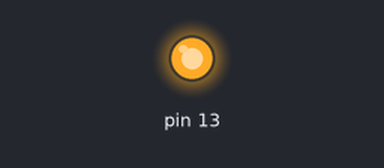
The sketch below on a simulated Arduino Uno, built with avr-gcc and run on an emulated ATmega328P. On the bench: output pins drawn as LEDs (lit = HIGH).

Above: at 0.1 s.
Timing chart, 0 to 1.6 s (numbered marks = the images above):
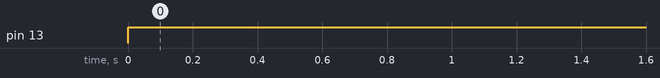

Measured:
- by itself, pin 13: LOW → HIGH at 0.00 s

The sketch:

1_LED.ino
```cpp
// setup function is used at the start of the program
// it's used to initialize some basic information before the event loop
// from this point on I will be refering to the loop function as the event loop since it's easier
void setup() {
  // pinMode function sets the given pins I/O status (in this case it sets it as output)
  pinMode(13, OUTPUT);

}

// infinite loop where all the events take place
void loop() {
  // digitalWrite sets the state of the pin as either logical 1 (HIGH) or 0 (LOW) (in this case it's set to logical 1)
  digitalWrite(13, HIGH);
  // delay function takes a number and gives a delay of that number in miliseconds
  delay(1000);
}
```
